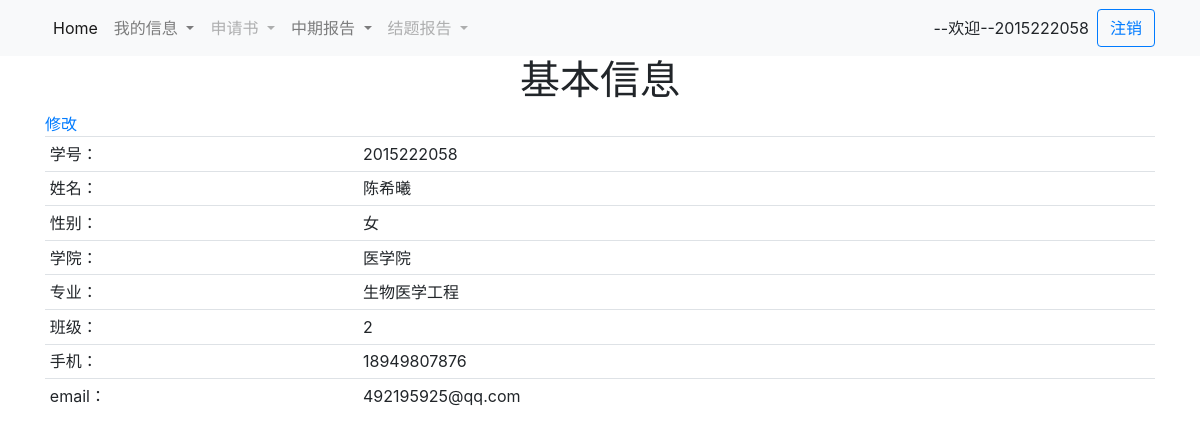
Screenshot of /account/my-information/ (signed in) with the database file from the repository.
### account/models.py (models this page shows, shortened)
class UserInfo(models.Model):
    user = models.OneToOneField(User,unique=True)
    name = models.CharField(max_length=255, blank=True, null=True)
    sex = models.CharField(max_length=255, blank=True, null=True)
    classID = models.CharField(max_length=255, blank=True, null=True)
    major = models.CharField(max_length=255, blank=True, null=True)
    institute = models.CharField(max_length=255, blank=True, null=True)
    phone = models.CharField(max_length=255, blank=True, null=True, default='')
    email = models.CharField(max_length=255, blank=True, null=True, default='')
    status = models.CharField(max_length=255, blank=True, null=True, default='') #记录该用户是否过期，1为有效，2为无效
    class Meta:
        permissions = (
            ('add_userproinfo', u"添加用户"),  # 权限字段名称及其解释
            ('delete_userproinfo', u"删除用户"),
            ('change_userproinfo', u"修改用户信息"),
        )

### account/decorators.py (the view)
    def wrapper(*args,**kwargs):
        for a in args:
            if isinstance(a,WSGIRequest):
                user = a.user
                user_obj = User.objects.get(username=user.username)
                status_obj = Status.objects.all()[0]
                apply_year = (status_obj.apply_year).split("-")[0]
                if not UserProInfo.objects.filter(user=user_obj,apply_year=apply_year):
                    return HttpResponseRedirect(reverse('account:account_index'))
        return func(*args,**kwargs)

### account/views.py (called while the page is built)
@login_required(login_url='/account/login/')
@home_required
def user_info(request):
    user = User.objects.get(username=request.user.username)
    userinfo = UserInfo.objects.get(user=user)
    return render(request, "account/userinfo.html", {"user": user, "userinfo": userinfo})

### templates/account/userinfo.html (shortened to what this page needs)
{% extends 'base.html' %}
{% block content %}
    <h1 class="text-center">基本信息</h1>
    <a class="text-center" href="{% url 'account:edit_my_information' %}">修改</a>
    <table class="table table-sm">
    <tr>
        <td>学号：</td>
        <td>{{ user.username }}</td>
    </tr>
    <tr>
        <td>姓名：</td>
        <td>{{ userinfo.name }}</td>
    </tr>
    <tr>
        <td>性别：</td>
        <td>{{ userinfo.sex }}</td>
    </tr>
    <tr>
        <td>学院：</td>
        <td>{{ userinfo.institute }}</td>
    </tr>
    <tr>
        <td>专业：</td>
        <td>{{ userinfo.major }}</td>
    </tr>
    <tr>
        <td>班级：</td>
        <td>{{ userinfo.classID }}</td>
    </tr>
    <tr>
        <td>手机：</td>
        <td>{{ userinfo.phone }}</td>
    </tr>
    <tr>
        <td>email：</td>
        <td>{{ userinfo.email }}</td>
    </tr>
    </table>
{% endblock %}

### templates/base.html (shortened to what this page needs)
<!DOCTYPE html>
<html lang="en">
<head>
    <link rel="stylesheet" href="/static/Bootstrap/css/bootstrap.css">
</head>
<body>
{% block nav %}
    <nav class="navbar navbar-expand-lg navbar-light bg-light navbar-fixed-top">
        <div class="container">
            <div class="collapse navbar-collapse" id="navbarSupportedContent">
                <ul class="navbar-nav mr-auto">
                    <li class="nav-item active">
                        <a class="nav-link" href="{% url 'account:account_home' %}">Home </a>
                    </li>
                    <li class="nav-item dropdown">
                        <a class="nav-link dropdown-toggle" href="#" id="navbarDropdownMenuLink1" data-toggle="dropdown"
                           aria-haspopup="true" aria-expanded="false">
                            我的信息
                        </a>
                    </li>
                    <li class="nav-item dropdown">
                        <a class="nav-link dropdown-toggle disabled" id="navbarDropdownMenuLink2" data-toggle="dropdown"
                           aria-haspopup="true" aria-expanded="false">
                            申请书
                        </a>
                    </li>
                    <li class="nav-item dropdown">
                        <a class="nav-link dropdown-toggle disabled" id="navbarDropdownMenuLink3" data-toggle="dropdown"
                           aria-haspopup="true" aria-expanded="false">
                            中期报告
                        </a>
                    </li>
                    <li class="nav-item dropdown">
                        <a class="nav-link dropdown-toggle disabled" id="navbarDropdownMenuLink4" data-toggle="dropdown"
                           aria-haspopup="true" aria-expanded="false">
                            结题报告
                        </a>
                    </li>
                </ul>
                {% if user.is_authenticated %}
                 <a class="mr-sm-2">--欢迎--{{ user.username }}</a>
                <button class="btn btn-outline-primary my-2 my-sm-0" onclick="javascript:logout()">注销</button>
                {% endif %}
            </div>
        </div>
    </nav>
{% endblock %}
<div class="container">{% block content %}{% endblock %}</div>
</body>
</html>

### rows the page displays
UserInfo: name "陈希曦", sex "女", institute "医学院", major "生物医学工程", classID "2", phone "18949807876", email "492195925@qq.com"

### other values shown
{{ user.username }} "2015222058"
